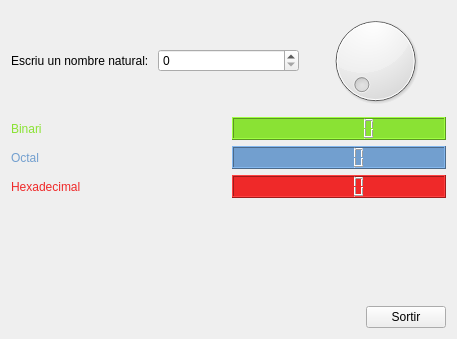
<?xml version="1.0" encoding="UTF-8"?>
<ui version="4.0">
 <class>Form</class>
 <widget class="QWidget" name="Form">
  <property name="geometry">
   <rect>
    <x>0</x>
    <y>0</y>
    <width>457</width>
    <height>339</height>
   </rect>
  </property>
  <property name="windowTitle">
   <string>Form</string>
  </property>
  <layout class="QGridLayout" name="gridLayout">
   <item row="0" column="0">
    <layout class="QVBoxLayout" name="verticalLayout_2">
     <item>
      <layout class="QHBoxLayout" name="horizontalLayout">
       <item>
        <widget class="QLabel" name="label">
         <property name="text">
          <string>Escriu un nombre natural:</string>
         </property>
        </widget>
       </item>
       <item>
        <widget class="QSpinBox" name="spinBox"/>
       </item>
       <item>
        <widget class="QDial" name="dial"/>
       </item>
      </layout>
     </item>
     <item>
      <layout class="QVBoxLayout" name="verticalLayout">
       <item>
        <layout class="QHBoxLayout" name="horizontalLayout_2">
         <item>
          <widget class="QLabel" name="label_2">
           <property name="styleSheet">
            <string notr="true">color: rgb(138, 226, 52);</string>
           </property>
           <property name="text">
            <string>Binari</string>
           </property>
          </widget>
         </item>
         <item>
          <widget class="QLCDNumber" name="lcdNumber">
           <property name="layoutDirection">
            <enum>Qt::LeftToRight</enum>
           </property>
           <property name="styleSheet">
            <string notr="true">background-color: rgb(138, 226, 52);</string>
           </property>
           <property name="digitCount">
            <number>7</number>
           </property>
           <property name="mode">
            <enum>QLCDNumber::Bin</enum>
           </property>
          </widget>
         </item>
        </layout>
       </item>
       <item>
        <layout class="QHBoxLayout" name="horizontalLayout_3">
         <item>
          <widget class="QLabel" name="label_3">
           <property name="styleSheet">
            <string notr="true">color: rgb(114, 159, 207);</string>
           </property>
           <property name="text">
            <string>Octal</string>
           </property>
          </widget>
         </item>
         <item>
          <widget class="QLCDNumber" name="lcdNumber_2">
           <property name="styleSheet">
            <string notr="true">background-color: rgb(114, 159, 207);</string>
           </property>
           <property name="mode">
            <enum>QLCDNumber::Oct</enum>
           </property>
          </widget>
         </item>
        </layout>
       </item>
       <item>
        <layout class="QHBoxLayout" name="horizontalLayout_4">
         <item>
          <widget class="QLabel" name="label_4">
           <property name="styleSheet">
            <string notr="true">color: rgb(239, 41, 41);</string>
           </property>
           <property name="text">
            <string>Hexadecimal</string>
           </property>
          </widget>
         </item>
         <item>
          <widget class="QLCDNumber" name="lcdNumber_3">
           <property name="styleSheet">
            <string notr="true">background-color: rgb(239, 41, 41);</string>
           </property>
           <property name="mode">
            <enum>QLCDNumber::Hex</enum>
           </property>
          </widget>
         </item>
        </layout>
       </item>
      </layout>
     </item>
    </layout>
   </item>
   <item row="1" column="0">
    <spacer name="verticalSpacer">
     <property name="orientation">
      <enum>Qt::Vertical</enum>
     </property>
     <property name="sizeHint" stdset="0">
      <size>
       <width>20</width>
       <height>76</height>
      </size>
     </property>
    </spacer>
   </item>
   <item row="2" column="0">
    <layout class="QHBoxLayout" name="horizontalLayout_5">
     <item>
      <spacer name="horizontalSpacer">
       <property name="orientation">
        <enum>Qt::Horizontal</enum>
       </property>
       <property name="sizeHint" stdset="0">
        <size>
         <width>40</width>
         <height>20</height>
        </size>
       </property>
      </spacer>
     </item>
     <item>
      <widget class="QPushButton" name="pushButton">
       <property name="text">
        <string>Sortir</string>
       </property>
      </widget>
     </item>
    </layout>
   </item>
  </layout>
 </widget>
 <resources/>
 <connections>
  <connection>
   <sender>pushButton</sender>
   <signal>clicked()</signal>
   <receiver>Form</receiver>
   <slot>close()</slot>
   <hints>
    <hint type="sourcelabel">
     <x>358</x>
     <y>273</y>
    </hint>
    <hint type="destinationlabel">
     <x>426</x>
     <y>270</y>
    </hint>
   </hints>
  </connection>
  <connection>
   <sender>dial</sender>
   <signal>valueChanged(int)</signal>
   <receiver>spinBox</receiver>
   <slot>setValue(int)</slot>
   <hints>
    <hint type="sourcelabel">
     <x>345</x>
     <y>71</y>
    </hint>
    <hint type="destinationlabel">
     <x>274</x>
     <y>69</y>
    </hint>
   </hints>
  </connection>
  <connection>
   <sender>spinBox</sender>
   <signal>valueChanged(int)</signal>
   <receiver>dial</receiver>
   <slot>setValue(int)</slot>
   <hints>
    <hint type="sourcelabel">
     <x>217</x>
     <y>71</y>
    </hint>
    <hint type="destinationlabel">
     <x>376</x>
     <y>103</y>
    </hint>
   </hints>
  </connection>
  <connection>
   <sender>spinBox</sender>
   <signal>valueChanged(int)</signal>
   <receiver>lcdNumber</receiver>
   <slot>display(int)</slot>
   <hints>
    <hint type="sourcelabel">
     <x>252</x>
     <y>80</y>
    </hint>
    <hint type="destinationlabel">
     <x>246</x>
     <y>142</y>
    </hint>
   </hints>
  </connection>
  <connection>
   <sender>spinBox</sender>
   <signal>valueChanged(int)</signal>
   <receiver>lcdNumber_2</receiver>
   <slot>display(int)</slot>
   <hints>
    <hint type="sourcelabel">
     <x>282</x>
     <y>79</y>
    </hint>
    <hint type="destinationlabel">
     <x>287</x>
     <y>183</y>
    </hint>
   </hints>
  </connection>
  <connection>
   <sender>spinBox</sender>
   <signal>valueChanged(int)</signal>
   <receiver>lcdNumber_3</receiver>
   <slot>display(int)</slot>
   <hints>
    <hint type="sourcelabel">
     <x>305</x>
     <y>65</y>
    </hint>
    <hint type="destinationlabel">
     <x>323</x>
     <y>230</y>
    </hint>
   </hints>
  </connection>
 </connections>
</ui>
